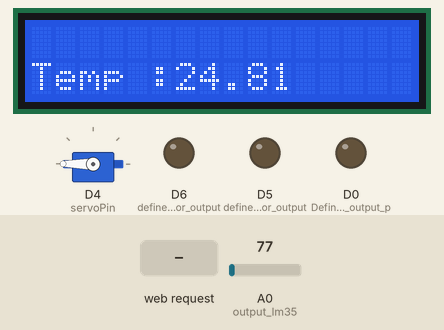
Bench run of a sketch on a simulated ESP8266 (NodeMCU). On the bench: 16×2 character LCD, servo, output pins drawn as LEDs (lit = HIGH). The test bench sets the inputs (shaded band); at power-on: A0 (output_lm35) = 77. WiFi joins after 1.5 s; servers stay silent unless stated; what the sketch prints to the serial monitor is not drawn.

Above: at 3.2 s.
3.3 s: HTTP request GET /unlock received
At 4.3 s:
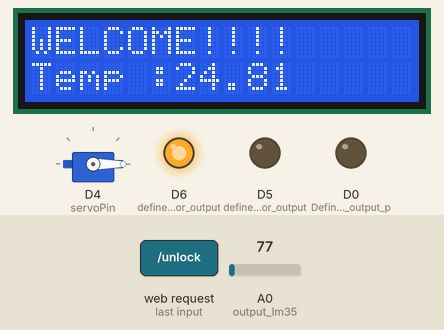
At 9.1 s:
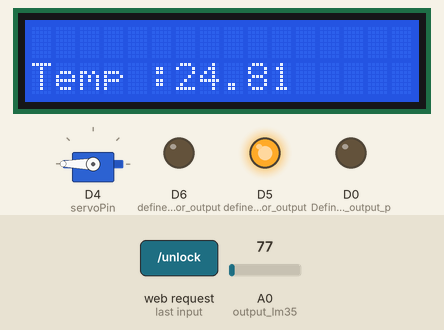
Timing chart, 0 to 10.8 s (numbered marks = the images above; inputs shaded):
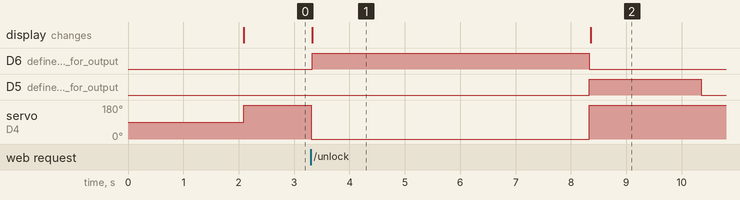

The sketch:

ES_SA_2.ino
```cpp
#include <LiquidCrystal_I2C.h>            //import the LiquidCrystal_I2C library
#include <ESP8266WiFi.h>                  //SP8266WiFi library allows you to connect an ESP8266-based microcontroller to a Wi-Fi network, and perform tasks such as connecting to an access point, obtaining an IP address, configuring Wi-Fi settings, and sending/receiving data over the Wi-Fi network
#include <Servo.h>                        // import servo.h library to provide functions for controlling servo motors
#include <Wire.h>                         // import wire.h library which provides functions for communicating with I2C (Inter-Integrated Circuit) devices.
#define LCD_ADDRESS 0x27                  // used to define the I2C address of the LCD display as "0x27"

#define LCD_ROWS D1                       // Define LCD row on D1
#define LCD_COLUMNS D2                    // Define LCD column on D2


const char* ssid = "Devesh";            //Wifi Name
const char* password = "hsxs1253";       //wifi password


int output_lm35= A0;                        // initializes  the output pin of the LM35 temperature sensor


WiFiServer server(80);                    // Create an instance of the server


Servo myservo;                            //initiate a servo motor name "myservo"


const int servoPin = D4;                 // Define pin  D4 for servo motor


LiquidCrystal_I2C lcd(LCD_ADDRESS, LCD_COLUMNS, LCD_ROWS);      // Create LiquidCrystal_I2C object


void setup() {
  Serial.begin(115200);   //
  Wire.begin();           //
  pinMode(D5,OUTPUT);     //  define D5 pin for output Green led
  pinMode(D6,OUTPUT);     //  define D6 pin for output red led
  pinMode(D0,OUTPUT);     //Define pin D0 as output pin for Buzzer

  lcd.init();             // Initialize LCD
  lcd.backlight();        //turn on backlight of the LCD
  delay(10);


  WiFi.begin(ssid, password);            // Connect to Wi-Fi
  while (WiFi.status() != WL_CONNECTED)  //wait untill the nodemcu is connected to the wifi
  {
    delay(1000);
    Serial.println("Connecting to WiFi..."); //print connecting to wifi after 1000ms till it connects
  }

  Serial.println("Connected to WiFi");
  Serial.print("Local IP address: ");
  Serial.println(WiFi.localIP());             //prints the IP address generated by the nodemcu


  myservo.attach(servoPin);                   //// Attach servo motor to the pin D4


  server.begin();                              //// Start the server
  Serial.println("Server started");
  myservo.write(180);

}


void loop() {

  //temperature
  int analogValue = analogRead(output_lm35);
  float millivolts = (analogValue/1024.0) * 3300; //3300mv is the voltage provided by NodeMCU
  float celcius = millivolts/10;
  if(celcius>=50)                                 //if the temperature >=50, the buzzer will be ON
    {
      digitalWrite(D0,HIGH);
    }

    if(celcius<50)                                //when the temperature <50, the buzzer will be turned OFF
    {
      digitalWrite(D0,LOW);
      }

  lcd.setCursor(0, 1);                            //Set the LCD cursor (0,1)
  lcd.print(String("Temp :")+ String(celcius));   //print "temp : " celcius

  WiFiClient client = server.available();         // Check for incoming client connections
  if (client)
  {
    Serial.println("New client connected");

    // Read the client's request
    String request = client.readStringUntil('\r');
    Serial.println(request);
    client.flush();

    // Send a response header
    client.println("HTTP/1.1 200 OK");
    client.println("Content-type:text/html");
    client.println();

    // Send the HTML page
    client.println("<html>");
    client.println("<center>");
    //client.println("<img src='https://www.google.com/url?sa=i&url=https%3A%2F%2Fnirmauni.ac.in%2F&psig=AOvVaw0nDCH_uBe4wvlXaeCLR_cm&ust=1681126086259000&source=images&cd=vfe&ved=0CBEQjRxqFwoTCLi7sezYnP4CFQAAAAAdAAAAABAD' alt='nirma'>");
    //client.println("<head><title>Door Lock System</title></head>");
    client.println("<body>");
    //client.println("<h1>Door Lock System</h1>");
    //client.println("<h1><u><i>Embedded System Special Assignemnt</i></u></h1>");
    client.println("<h1>1.Dishank Garg</h1>");
    client.println("<h1>2.Devesh pareek</h1>");
    //client.println("<h3>Door</h3>");

    client.println("<form action=\"/unlock\" method=\"POST\">");
    //client.println("<input type=\"submit\" value=\"Unlock\">");
    client.println("</form>");

    client.println("<h3>Main Light </h3>");
    client.println("<form action=\"/lights_ON\" method=\"POST\">");
    client.println("<input type=\"submit\" value=\"ON\">");
    client.println("</form>");
    client.println("<form action=\"/lights_OFF\" method=\"POST\">");
    client.println("<input type=\"submit\" value=\"OFF\">");
    client.println("</form>");
    client.println("</body>");
    client.println("</center>");
    client.println("</html>");

    // Handle the request
     if (request.indexOf("/unlock") != -1) {
      // Unlock the door by rotating the servo to a different angle
      myservo.write(0);
        lcd.setCursor(0, 0);
        lcd.print("WELCOME!!!! ");
        lcd.setCursor(0, 1);
        lcd.print(String("Temp :")+ String(celcius));
        digitalWrite(D6,HIGH);
        digitalWrite(D5,LOW);
      delay(5000);
      myservo.write(180);
      digitalWrite(D6,LOW);
        digitalWrite(D5,HIGH);
      lcd.setCursor(0, 0);
        lcd.print("                 ");
        lcd.setCursor(0, 1);
        lcd.print(String("Temp :")+ String(celcius));
      client.println("<p>Door unlocked.</p>");
      delay(2000);
      digitalWrite(D5,LOW);
    }


     ///light ON
     if (request.indexOf("lights_ON") != -1) {
      // start Fan
      digitalWrite(D5,HIGH);
        lcd.setCursor(0, 0);
        lcd.print("Lights Started");

        client.println("<p>Light ON.</p>");
      delay(2000);
      lcd.setCursor(0, 0);
        lcd.print("                 ");
        lcd.setCursor(0, 1);
        lcd.print(String("Temp :")+ String(celcius));


    }

    //light OFF
    if (request.indexOf("/lights_OFF") != -1) {
      // OFF Fan
       digitalWrite(D5,LOW);
        lcd.setCursor(0, 0);
        lcd.print("Lights OFF       ");
        lcd.setCursor(0, 1);
        lcd.print(String("Temp :")+ String(celcius));

          client.println("<p>Lights OFF.</p>");
      delay(2000);
      lcd.setCursor(0, 0);
        lcd.print("               ");


    }


    // Close the client connection
    client.stop();
    Serial.println("Client disconnected");
  }
}
```

Measured:
- after the input at 3.3 s, D6 (define_D6_pin_for_output): LOW → HIGH at once, → LOW 5.0 s later; D5 (define_D5_pin_for_output): LOW → HIGH after 5.0 s, → LOW 2.0 s later; servo on D4 (servoPin): 180° → 0° at once, → 180° 5.0 s later; the display: changes at once (image 1)
- what the display in image 1 shows lasts 5.1 s, from 3.3 s to 8.4 s
